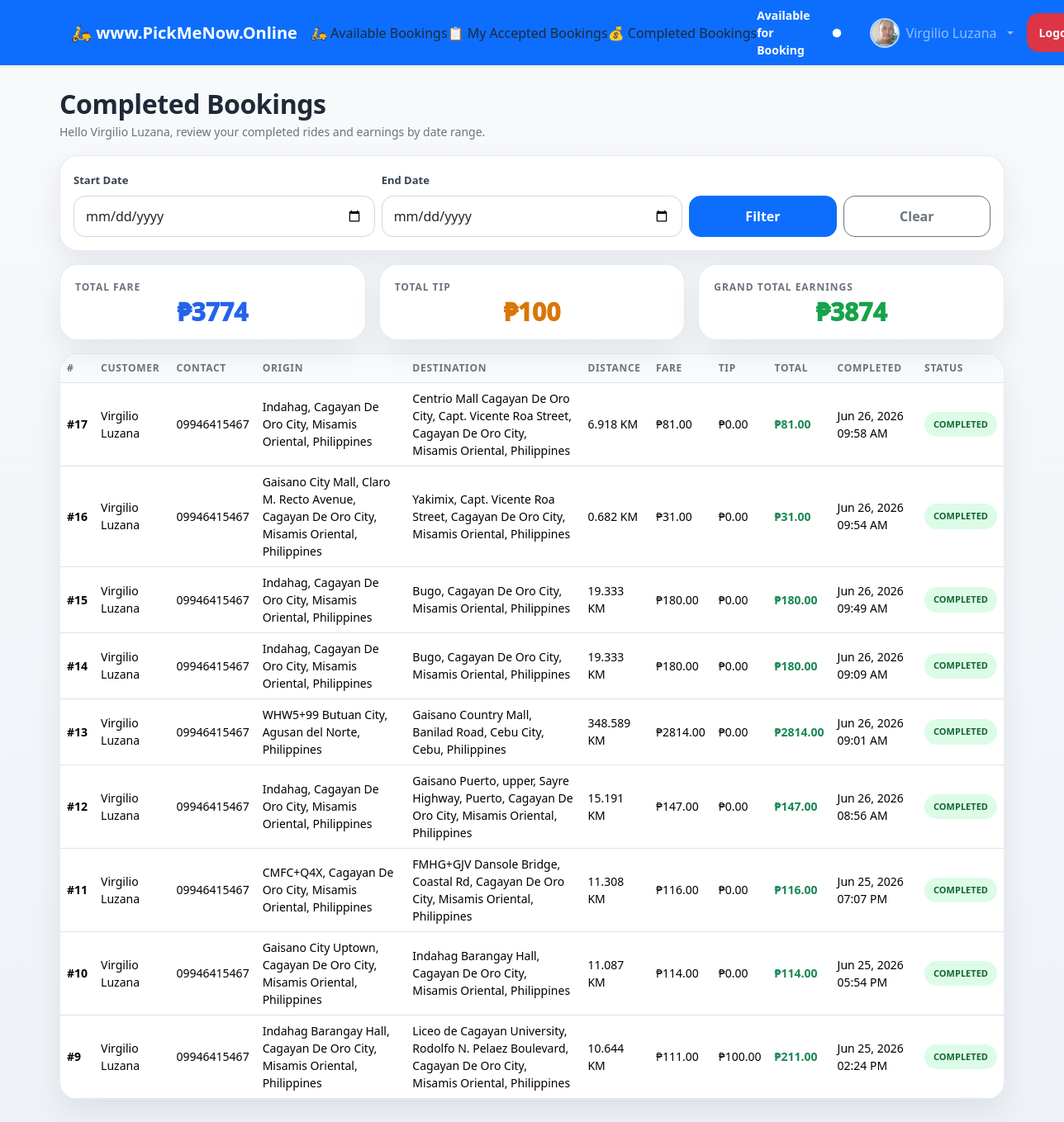
Screenshot of /driver/completed-bookings/ (signed in) with the database file from the repository.
### booking/models.py (models this page shows, shortened)
class DriverProfile(models.Model):
    user = models.OneToOneField(
        User,
        on_delete=models.CASCADE,
        related_name="driver_profile"
    )
    full_name = models.CharField(max_length=100)
    contact_number = models.CharField(
        max_length=20,
        unique=True
    )
    profile_picture = models.ImageField(storage=MediaCloudinaryStorage(), upload_to='habal/', blank=False, null=False)
    motorcycle_model = models.CharField(max_length=100)
    plate_number = models.CharField(max_length=30)
    license_number = models.CharField(
        max_length=50,
        blank=True,
        null=True
    )
    is_available = models.BooleanField(default=True)
    is_approved = models.BooleanField(default=False)
    created_at = models.DateTimeField(auto_now_add=True)

class Booking(models.Model):
    BOOKING_STATUS = [
        ("pending", "Pending"),
        ("assigned", "Assigned"),
        ("accepted", "Accepted"),
        ("completed", "Completed"),
        ("cancelled", "Cancelled"),
    ]
    customer = models.ForeignKey(
        CustomerProfile,
        on_delete=models.SET_NULL,
        null=True,
        blank=True,
        related_name="bookings"
    )
    customer_name = models.CharField(max_length=100)
    contact_number = models.CharField(max_length=20)
    origin = models.CharField(max_length=255)
    destination = models.CharField(max_length=255)
    origin_lat = models.FloatField()
    origin_lng = models.FloatField()
    destination_lat = models.FloatField()
    destination_lng = models.FloatField()
    distance_km = models.FloatField(default=0)
    tip = models.DecimalField(max_digits=10, decimal_places=2, default=0)
    fare = models.DecimalField(max_digits=10, decimal_places=2, default=0)
    instructions = models.TextField(blank=True, null=True)
    driver = models.ForeignKey(
        DriverProfile,
        on_delete=models.SET_NULL,
        blank=True,
        null=True,
        related_name="bookings"
    )
    status = models.CharField(
        max_length=20,
        choices=BOOKING_STATUS,
        default="pending"
    )
    assigned_at = models.DateTimeField(blank=True, null=True)
    created_at = models.DateTimeField(auto_now_add=True)
    accepted_at = models.DateTimeField(blank=True, null=True)
    @property
    def total_amount(self):
        return self.fare + self.tip

### booking/views.py (the view)
# urls.py: path("driver/completed-bookings/",views.driver_completed_bookings, name="driver_completed_bookings"),
@login_required(login_url="driver_login")
def driver_completed_bookings(request):
    if not hasattr(request.user, "driver_profile"):
        return redirect("driver_login")
    driver = request.user.driver_profile
    start_date = request.GET.get("start_date")
    end_date = request.GET.get("end_date")
    bookings = Booking.objects.filter(
        driver=driver,
        status="completed"
    )
    if start_date:
        bookings = bookings.filter(created_at__date__gte=start_date)
    if end_date:
        bookings = bookings.filter(created_at__date__lte=end_date)
    bookings = bookings.order_by("-created_at")
    summary = bookings.aggregate(
        total_fare=Sum("fare"),
        total_tip=Sum("tip")
    )
    total_fare = summary["total_fare"] or 0
    total_tip = summary["total_tip"] or 0
    grand_total = total_fare + total_tip
    return render(request, "booking/driver_completed_bookings.html", {
        "driver": driver,
        "bookings": bookings,
        "total_fare": total_fare,
        "total_tip": total_tip,
        "grand_total": grand_total,
        "start_date": start_date,
        "end_date": end_date,
    })

### booking/templates/booking/driver_completed_bookings.html (shortened to what this page needs)
<!DOCTYPE html>
<html>
<head>
    <link
        href="https://cdn.jsdelivr.net/npm/bootstrap@5.3.2/dist/css/bootstrap.min.css"
        rel="stylesheet">
</head>
<body>
{% include "includes/navbar.html" %}
<div class="dashboard-wrapper">
    <div class="page-header">
        <h2>Completed Bookings</h2>
        <p>Hello {{ driver.full_name }}, review your completed rides and earnings by date range.</p>
    </div>
    <div class="filter-card">
        <form method="GET">
            <div class="row g-2 align-items-end">
                <div class="col-12 col-md-4">
                    <label class="form-label">Start Date</label>
                    <input
                        type="date"
                        name="start_date"
                        class="form-control"
                        value="{{ start_date }}">
                </div>
                <div class="col-12 col-md-4">
                    <label class="form-label">End Date</label>
                    <input
                        type="date"
                        name="end_date"
                        class="form-control"
                        value="{{ end_date }}">
                </div>
                <div class="col-6 col-md-2 d-grid">
                    <button class="btn btn-primary">
                        Filter
                    </button>
                </div>
                <div class="col-6 col-md-2 d-grid">
                    <a
                        href="{% url 'driver_completed_bookings' %}"
                        class="btn btn-outline-secondary">
                        Clear
                    </a>
                </div>
            </div>
        </form>
    </div>
    <div class="row g-3 mb-3">
        <div class="col-12 col-md-4">
            <div class="summary-card">
                <div class="summary-title">Total Fare</div>
                <div class="summary-value fare">₱{{ total_fare }}</div>
            </div>
        </div>
        <div class="col-12 col-md-4">
            <div class="summary-card">
                <div class="summary-title">Total Tip</div>
                <div class="summary-value tip">₱{{ total_tip }}</div>
            </div>
        </div>
        <div class="col-12 col-md-4">
            <div class="summary-card">
                <div class="summary-title">Grand Total Earnings</div>
                <div class="summary-value grand">₱{{ grand_total }}</div>
            </div>
        </div>
    </div>
    {% if bookings %}
        <div class="table-card">
            <div class="table-responsive">
                <table class="table table-hover align-middle">
                    <thead>
                        <tr>
                            <th>#</th>
                            <th>Customer</th>
                            <th>Contact</th>
                            <th>Origin</th>
                            <th>Destination</th>
                            <th>Distance</th>
                            <th>Fare</th>
                            <th>Tip</th>
                            <th>Total</th>
                            <th>Completed</th>
                            <th>Status</th>
                        </tr>
                    </thead>
                    <tbody>
                        {% for booking in bookings %}
                            <tr>
                                <td class="fw-bold">#{{ booking.id }}</td>
                                <td>{{ booking.customer_name }}</td>
                                <td>{{ booking.contact_number }}</td>
                                <td>{{ booking.origin }}</td>
                                <td>{{ booking.destination }}</td>
                                <td>{{ booking.distance_km }} KM</td>
                                <td>₱{{ booking.fare }}</td>
                                <td>₱{{ booking.tip }}</td>
                                <td class="fw-bold text-success">₱{{ booking.total_amount }}</td>
                                <td>
                                    {% if booking.completed_at %}
                                        {{ booking.completed_at|date:"M d, Y h:i A" }}
                                    {% else %}
                                        {{ booking.created_at|date:"M d, Y h:i A" }}
                                    {% endif %}
                                </td>
                                <td>
                                    <span class="badge-status">
                                        Completed
                                    </span>
                                </td>
                            </tr>
                        {% endfor %}
                    </tbody>
                </table>
            </div>
        </div>
    {% else %}
        <div class="empty-state">
            <h4 class="fw-bold">No Completed Bookings</h4>
            <p class="text-muted mb-0">Completed rides will appear here.</p>
        </div>
    {% endif %}
</div>
</body>
</html>

### booking/templates/includes/navbar.html (shortened to what this page needs)
<nav class="navbar navbar-expand-lg navbar-dark bg-primary shadow-sm">
    <div class="container">
        {% if user.is_authenticated %}
            {% if user.driver_profile %}
                <a class="navbar-brand fw-bold" href="{% url 'dashboard' %}">
                    🛵 www.PickMeNow.Online
                </a>
            {% elif user.customer_profile %}
                <a class="navbar-brand fw-bold" href="{% url 'index' %}">
                    🛵 www.PickMeNow.Online
                </a>
            {% endif %}
        {% else %}
            <a class="navbar-brand fw-bold" href="{% url 'index' %}">
                🛵 www.PickMeNow.Online
            </a>
        {% endif %}
        <div class="collapse navbar-collapse" id="navbar">
            <ul class="navbar-nav me-auto">
                {% if user.is_authenticated %}
                    {% if user.driver_profile %}
    <li>
        <a
            class="dropdown-item"
            href="{% url 'dashboard' %}">
            🛵 Available Bookings
        </a>
    </li>
    <li>
        <a
            class="dropdown-item"
            href="{% url 'driver_accepted_bookings' %}">
            📋 My Accepted Bookings
        </a>
    </li>
    <li>
        <a
            class="dropdown-item"
            href="{% url 'driver_completed_bookings' %}">
            💰 Completed Bookings
        </a>
    </li>
{% endif %}
                {% endif %}
            </ul>
            <ul class="navbar-nav ms-auto align-items-lg-center">
                {% if user.is_authenticated %}
                    {% if user.driver_profile %}
                        <li class="nav-item me-lg-3 mt-2 mt-lg-0">
                            <form
                                method="POST"
                                action="{% url 'toggle_driver_availability' %}"
                                id="availabilityForm"
                                class="d-flex align-items-center gap-2 text-white">
                                <span class="small fw-bold">
                                    Available for Booking
                                </span>
                                <div class="form-check form-switch m-0">
                                    <input
                                        class="form-check-input"
                                        type="checkbox"
                                        name="is_available"
                                        id="driverAvailabilityToggle"
                                        {% if user.driver_profile.is_available %}checked{% endif %}
                                        onchange="document.getElementById('availabilityForm').submit();">
                                </div>
                            </form>
                        </li>
                    {% endif %}
                    <li class="nav-item dropdown">
                        <a
                            class="nav-link dropdown-toggle d-flex align-items-center gap-2"
                            href="#"
                            role="button"
                            data-bs-toggle="dropdown">
                            {% if user.driver_profile %}
                                {% if user.driver_profile.profile_picture %}
                                    <img
                                        src="{{ user.driver_profile.profile_picture.url }}"
                                        class="rounded-circle"
                                        style="width:36px;height:36px;object-fit:cover;border:2px solid rgba(255,255,255,.7);">
                                {% else %}
                                    <img
                                        src="https://cdn-icons-png.flaticon.com/512/149/149071.png"
                                        class="rounded-circle"
                                        style="width:36px;height:36px;object-fit:cover;border:2px solid rgba(255,255,255,.7);">
                                {% endif %}
                                <span>{{ user.driver_profile.full_name }}</span>
                            {% endif %}
                        </a>
                    </li>
                    {% if user.driver_profile %}
                        <li class="nav-item ms-lg-2">
                            <a
                                class="btn btn-danger btn-sm mt-2 mt-lg-0"
                                href="{% url 'driver_logout' %}">
                                Logout
                            </a>
                        </li>
                    {% endif %}
                {% endif %}
            </ul>
        </div>
    </div>
</nav>

### booking/templates/booking/driver_completed_bookings.html (style rules this page uses)
body { background: linear-gradient(180deg, #f8fafc, #eef2f7); font-family: system-ui, -apple-system, BlinkMacSystemFont, "Segoe UI", sans-serif; color: #1f2937; }
.dashboard-wrapper { max-width: 1200px; margin: auto; padding: 16px; }
.page-header { margin-bottom: 18px; }
.page-header h2 { font-weight: 900; margin-bottom: 4px; letter-spacing: -0.4px; }
.page-header p { color: #6b7280; font-size: 14px; margin-bottom: 0; }
.filter-card, .summary-card, .booking-card, .table-card, .empty-state { background: #ffffff; border-radius: 22px; box-shadow: 0 14px 35px rgba(15, 23, 42, .08); border: 1px solid rgba(229, 231, 235, .8); }
.filter-card { padding: 16px; margin-bottom: 16px; }
.form-label { font-size: 13px; font-weight: 800; color: #374151; }
.form-control { border-radius: 14px; padding: 12px 14px; border: 1px solid #d1d5db; }
.btn { border-radius: 14px; font-weight: 800; padding: 12px 14px; }
.summary-card { padding: 18px; height: 100%; }
.summary-title { color: #6b7280; font-size: 12px; text-transform: uppercase; font-weight: 900; letter-spacing: .08em; margin-bottom: 6px; }
.summary-value { font-size: 28px; font-weight: 950; line-height: 1; text-align: center; }
.fare { color: #2563eb; }
.tip { color: #d97706; }
.grand { color: #16a34a; }
.badge-status { display: inline-block; background: #dcfce7; color: #166534; padding: 7px 11px; border-radius: 999px; font-size: 11px; font-weight: 900; text-transform: uppercase; white-space: nowrap; }
.table-card { display: none; overflow: hidden; }
.table { margin-bottom: 0; }
.table thead th { background: #f8fafc; font-size: 12px; color: #6b7280; text-transform: uppercase; letter-spacing: .06em; white-space: nowrap; }
.table tbody td { vertical-align: middle; font-size: 14px; }
@media (min-width: 768px) { .dashboard-wrapper { padding: 28px; } }
@media (min-width: 768px) { .table-card { display: block; } }
@media (min-width: 768px) { .summary-value { font-size: 30px; } }

### rows the page displays
DriverProfile: full_name "Virgilio Luzana"
Booking: id "17", customer_name "Virgilio Luzana", contact_number "09946415467", origin "Indahag, Cagayan De Oro City, Misamis Oriental, Philippines", destination "Centrio Mall Cagayan De Oro City, Capt. Vicente Roa Street, Cagayan De Oro City, Misamis Oriental, Philippines", distance_km "6.918", fare "81.00", tip "0.00", total_amount "81.00", created_at "Jun 26, 2026 09:58 AM"
Booking: id "16", customer_name "Virgilio Luzana", contact_number "09946415467", origin "Gaisano City Mall, Claro M. Recto Avenue, Cagayan De Oro City, Misamis Oriental, Philippines", destination "Yakimix, Capt. Vicente Roa Street, Cagayan De Oro City, Misamis Oriental, Philippines", distance_km "0.682", fare "31.00", tip "0.00", total_amount "31.00", created_at "Jun 26, 2026 09:54 AM"
Booking: id "15", customer_name "Virgilio Luzana", contact_number "09946415467", origin "Indahag, Cagayan De Oro City, Misamis Oriental, Philippines", destination "Bugo, Cagayan De Oro City, Misamis Oriental, Philippines", distance_km "19.333", fare "180.00", tip "0.00", total_amount "180.00", created_at "Jun 26, 2026 09:49 AM"
Booking: id "14", customer_name "Virgilio Luzana", contact_number "09946415467", origin "Indahag, Cagayan De Oro City, Misamis Oriental, Philippines", destination "Bugo, Cagayan De Oro City, Misamis Oriental, Philippines", distance_km "19.333", fare "180.00", tip "0.00", total_amount "180.00", created_at "Jun 26, 2026 09:09 AM"
Booking: id "13", customer_name "Virgilio Luzana", contact_number "09946415467", origin "WHW5+99 Butuan City, Agusan del Norte, Philippines", destination "Gaisano Country Mall, Banilad Road, Cebu City, Cebu, Philippines", distance_km "348.589", fare "2814.00", tip "0.00", total_amount "2814.00", created_at "Jun 26, 2026 09:01 AM"
Booking: id "12", customer_name "Virgilio Luzana", contact_number "09946415467", origin "Indahag, Cagayan De Oro City, Misamis Oriental, Philippines", destination "Gaisano Puerto, upper, Sayre Highway, Puerto, Cagayan De Oro City, Misamis Oriental, Philippines", distance_km "15.191", fare "147.00", tip "0.00", total_amount "147.00", created_at "Jun 26, 2026 08:56 AM"
Booking: id "11", customer_name "Virgilio Luzana", contact_number "09946415467", origin "CMFC+Q4X, Cagayan De Oro City, Misamis Oriental, Philippines", destination "FMHG+GJV Dansole Bridge, Coastal Rd, Cagayan De Oro City, Misamis Oriental, Philippines", distance_km "11.308", fare "116.00", tip "0.00", total_amount "116.00", created_at "Jun 25, 2026 07:07 PM"
Booking: id "10", customer_name "Virgilio Luzana", contact_number "09946415467", origin "Gaisano City Uptown, Cagayan De Oro City, Misamis Oriental, Philippines", destination "Indahag Barangay Hall, Cagayan De Oro City, Misamis Oriental, Philippines", distance_km "11.087", fare "114.00", tip "0.00", total_amount "114.00", created_at "Jun 25, 2026 05:54 PM"
Booking: id "9", customer_name "Virgilio Luzana", contact_number "09946415467", origin "Indahag Barangay Hall, Cagayan De Oro City, Misamis Oriental, Philippines", destination "Liceo de Cagayan University, Rodolfo N. Pelaez Boulevard, Cagayan De Oro City, Misamis Oriental, Philippines", distance_km "10.644", fare "111.00", tip "100.00", total_amount "211.00", created_at "Jun 25, 2026 02:24 PM"

### other values shown
{{ user.driver_profile.full_name }} "Virgilio Luzana"
{{ total_fare }} "3774"
{{ total_tip }} "100"
{{ grand_total }} "3874"
